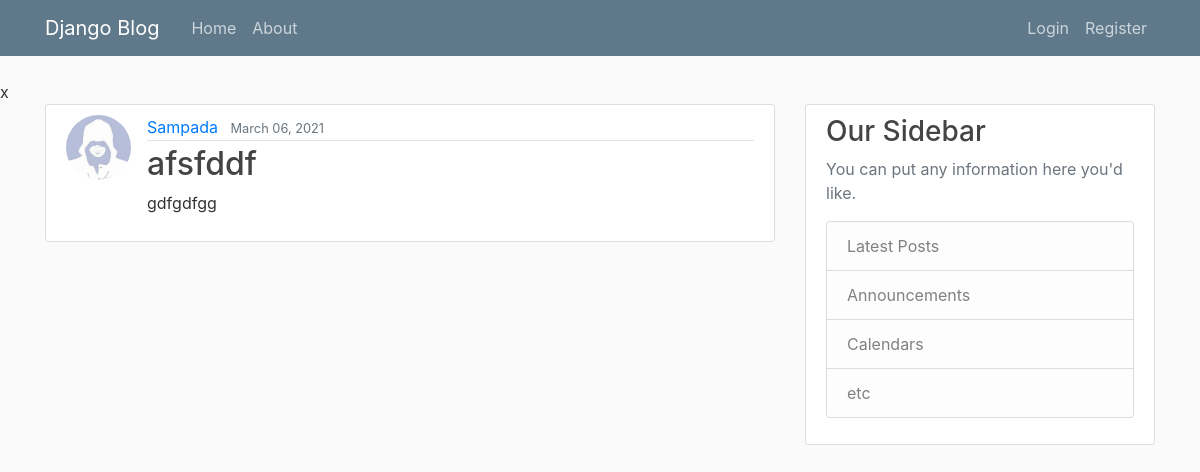
Screenshot of /post/11/ with the database file from the repository.
### blog/models.py (models this page shows, shortened)
class Post(models.Model):
    title = models.CharField(max_length=100)
    content = models.TextField()
    date = models.DateTimeField(default=timezone.now)
    author = models.ForeignKey(User,on_delete= models.CASCADE)

### users/models.py (models this page shows, shortened)
class Profile(models.Model):
    user = models.OneToOneField(User, on_delete=models.CASCADE) #cascade means if user is deleted, profile is deleted too
    image = models.ImageField(default='default.jpg',upload_to='profile_pics')

### blog/views.py (the view)
# urls.py: path('post/<int:pk>/', PostDetailView.as_view(), name='post-detail'),
class PostDetailView(DetailView):
    model = Post

### blog/templates/blog/post_detail.html (shortened to what this page needs)
{%extends "blog/base.html" %}
{%block content%}
    <article class="media content-section back">
        <img class= "rounded-circle article-img" src="{{object.author.profile.image.url}}">
      <div class="media-body">
        <div class="article-metadata">
          <a class="mr-2" href="{%url 'user-posts' object.author.username%}">{{ object.author }}</a>
          <small class="text-muted">{{ object.date|date:"F d, Y" }}</small>
        </div>
        <h2 "article-title" href="#">{{ object.title }}</h2>
        <p class="article-content">{{ object.content }}</p>
      </div>
    </article>
{%endblock content%}

### blog/static/blog/main.css (style rules this page uses)
body { background: #fafafa; color: #333333; margin-top: 5rem; }
h1, h2, h3, h4, h5, h6 { color: #444444; }
.content-section { background: #ffffff; padding: 10px 20px; border: 1px solid #dddddd; border-radius: 3px; margin-bottom: 20px; }
.article-content { white-space: pre-line; }
.article-img { height: 65px; width: 65px; margin-right: 16px; }
.article-metadata { padding-bottom: 1px; margin-bottom: 4px; border-bottom: 1px solid #e3e3e3 }

### rows the page displays
Post: author.profile.image (placeholder picture), author "Sampada", date "March 06, 2021", title "afsfddf", content "gdfgdfgg"
